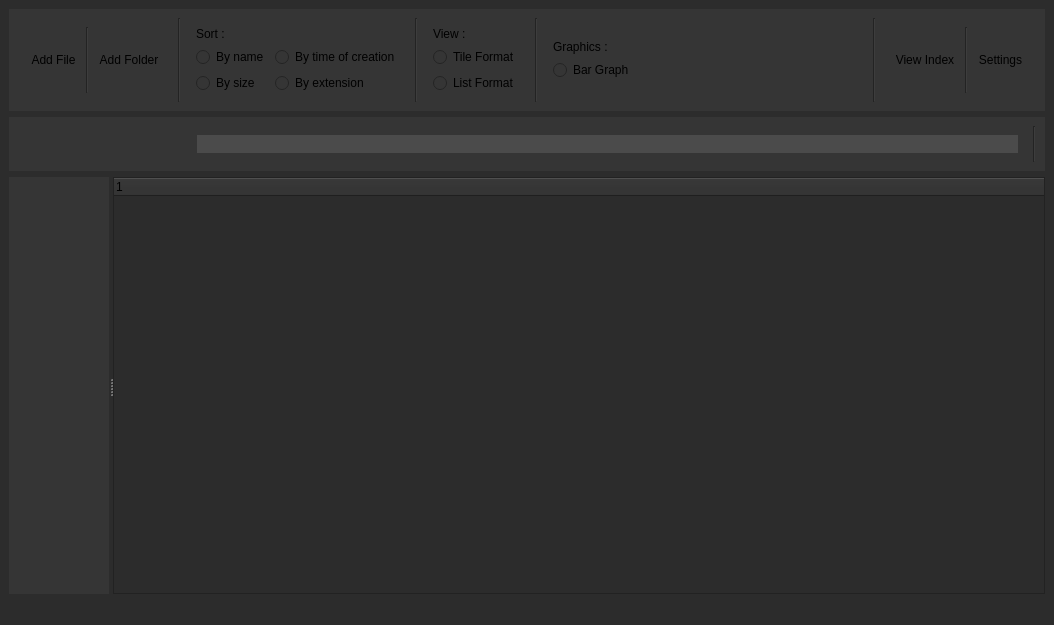
<?xml version="1.0" encoding="UTF-8"?>
<ui version="4.0">
 <class>TrueExplorer</class>
 <widget class="QMainWindow" name="TrueExplorer">
  <property name="geometry">
   <rect>
    <x>0</x>
    <y>0</y>
    <width>1054</width>
    <height>625</height>
   </rect>
  </property>
  <property name="sizePolicy">
   <sizepolicy hsizetype="Fixed" vsizetype="Preferred">
    <horstretch>0</horstretch>
    <verstretch>0</verstretch>
   </sizepolicy>
  </property>
  <property name="contextMenuPolicy">
   <enum>Qt::ContextMenuPolicy::CustomContextMenu</enum>
  </property>
  <property name="windowTitle">
   <string>TrueExplorer</string>
  </property>
  <property name="styleSheet">
   <string notr="true">background-color:#2C2C2C
</string>
  </property>
  <widget class="QWidget" name="centralwidget">
   <layout class="QGridLayout" name="gridLayout">
    <item row="0" column="0">
     <widget class="QWidget" name="optionsBar" native="true">
      <property name="sizePolicy">
       <sizepolicy hsizetype="Minimum" vsizetype="Fixed">
        <horstretch>0</horstretch>
        <verstretch>8</verstretch>
       </sizepolicy>
      </property>
      <property name="styleSheet">
       <string notr="true">background-color: rgb(53, 53, 53);</string>
      </property>
      <layout class="QHBoxLayout" name="horizontalLayout">
       <item>
        <widget class="QWidget" name="addItemLayout" native="true">
         <property name="sizePolicy">
          <sizepolicy hsizetype="Fixed" vsizetype="Preferred">
           <horstretch>0</horstretch>
           <verstretch>0</verstretch>
          </sizepolicy>
         </property>
         <property name="styleSheet">
          <string notr="true">QToolButton{
	border: 0px 1px 0px 0px;
}</string>
         </property>
         <layout class="QHBoxLayout" name="horizontalLayout_2">
          <item>
           <widget class="QToolButton" name="newFileButton">
            <property name="sizePolicy">
             <sizepolicy hsizetype="Fixed" vsizetype="Fixed">
              <horstretch>0</horstretch>
              <verstretch>0</verstretch>
             </sizepolicy>
            </property>
            <property name="text">
             <string>Add File</string>
            </property>
           </widget>
          </item>
          <item>
           <widget class="Line" name="line">
            <property name="orientation">
             <enum>Qt::Orientation::Vertical</enum>
            </property>
           </widget>
          </item>
          <item>
           <widget class="QToolButton" name="newFolderButton">
            <property name="focusPolicy">
             <enum>Qt::FocusPolicy::StrongFocus</enum>
            </property>
            <property name="contextMenuPolicy">
             <enum>Qt::ContextMenuPolicy::CustomContextMenu</enum>
            </property>
            <property name="text">
             <string>Add Folder</string>
            </property>
           </widget>
          </item>
         </layout>
        </widget>
       </item>
       <item>
        <widget class="Line" name="line_3">
         <property name="orientation">
          <enum>Qt::Orientation::Vertical</enum>
         </property>
        </widget>
       </item>
       <item>
        <widget class="QWidget" name="sortLayout" native="true">
         <property name="sizePolicy">
          <sizepolicy hsizetype="Preferred" vsizetype="Fixed">
           <horstretch>0</horstretch>
           <verstretch>0</verstretch>
          </sizepolicy>
         </property>
         <layout class="QVBoxLayout" name="verticalLayout">
          <item>
           <layout class="QGridLayout" name="gridLayout_2">
            <item row="1" column="0">
             <widget class="QRadioButton" name="nameSortRadioButton">
              <property name="text">
               <string>By name</string>
              </property>
             </widget>
            </item>
            <item row="2" column="1">
             <widget class="QRadioButton" name="extensionSortRadioButton">
              <property name="text">
               <string>By extension</string>
              </property>
             </widget>
            </item>
            <item row="2" column="0">
             <widget class="QRadioButton" name="sizeSortRadioButton">
              <property name="text">
               <string>By size</string>
              </property>
             </widget>
            </item>
            <item row="1" column="1">
             <widget class="QRadioButton" name="timeSortRadioButton">
              <property name="enabled">
               <bool>true</bool>
              </property>
              <property name="text">
               <string>By time of creation</string>
              </property>
             </widget>
            </item>
            <item row="0" column="0">
             <widget class="QLabel" name="label">
              <property name="text">
               <string>Sort : </string>
              </property>
             </widget>
            </item>
           </layout>
          </item>
         </layout>
        </widget>
       </item>
       <item>
        <widget class="Line" name="line_2">
         <property name="orientation">
          <enum>Qt::Orientation::Vertical</enum>
         </property>
        </widget>
       </item>
       <item>
        <widget class="QWidget" name="viewLayout_2" native="true">
         <property name="sizePolicy">
          <sizepolicy hsizetype="Preferred" vsizetype="Fixed">
           <horstretch>0</horstretch>
           <verstretch>0</verstretch>
          </sizepolicy>
         </property>
         <layout class="QVBoxLayout" name="viewLayout">
          <item>
           <layout class="QGridLayout" name="gridLayout_3">
            <item row="3" column="0">
             <widget class="QRadioButton" name="listViewRadioButton">
              <property name="text">
               <string>List Format</string>
              </property>
             </widget>
            </item>
            <item row="1" column="0">
             <widget class="QRadioButton" name="tileViewRadioButton">
              <property name="text">
               <string>Tile Format</string>
              </property>
             </widget>
            </item>
            <item row="0" column="0">
             <widget class="QLabel" name="label_2">
              <property name="text">
               <string>View :</string>
              </property>
             </widget>
            </item>
           </layout>
          </item>
         </layout>
        </widget>
       </item>
       <item>
        <widget class="Line" name="line_4">
         <property name="orientation">
          <enum>Qt::Orientation::Vertical</enum>
         </property>
        </widget>
       </item>
       <item>
        <widget class="QWidget" name="graphicsLayout" native="true">
         <property name="sizePolicy">
          <sizepolicy hsizetype="Preferred" vsizetype="Fixed">
           <horstretch>0</horstretch>
           <verstretch>0</verstretch>
          </sizepolicy>
         </property>
         <layout class="QVBoxLayout" name="verticalLayout_4">
          <item>
           <widget class="QLabel" name="label_3">
            <property name="text">
             <string>Graphics :</string>
            </property>
           </widget>
          </item>
          <item>
           <layout class="QVBoxLayout" name="verticalLayout_6">
            <item>
             <widget class="QRadioButton" name="barGraphRadioButton">
              <property name="text">
               <string>Bar Graph</string>
              </property>
             </widget>
            </item>
           </layout>
          </item>
         </layout>
        </widget>
       </item>
       <item>
        <spacer name="horizontalSpacer">
         <property name="orientation">
          <enum>Qt::Orientation::Horizontal</enum>
         </property>
         <property name="sizeHint" stdset="0">
          <size>
           <width>40</width>
           <height>20</height>
          </size>
         </property>
        </spacer>
       </item>
       <item>
        <widget class="Line" name="line_5">
         <property name="orientation">
          <enum>Qt::Orientation::Vertical</enum>
         </property>
        </widget>
       </item>
       <item>
        <widget class="QWidget" name="optionsLayout" native="true">
         <property name="styleSheet">
          <string notr="true">QToolButton{
	border:0px;
}</string>
         </property>
         <layout class="QHBoxLayout" name="horizontalLayout_5">
          <item>
           <widget class="QToolButton" name="viewIndexToolButton">
            <property name="text">
             <string>View Index</string>
            </property>
           </widget>
          </item>
          <item>
           <widget class="Line" name="line_6">
            <property name="orientation">
             <enum>Qt::Orientation::Vertical</enum>
            </property>
           </widget>
          </item>
          <item>
           <widget class="QToolButton" name="settingsToolButton">
            <property name="text">
             <string>Settings</string>
            </property>
           </widget>
          </item>
         </layout>
        </widget>
       </item>
      </layout>
     </widget>
    </item>
    <item row="1" column="0">
     <widget class="QWidget" name="navbar" native="true">
      <property name="sizePolicy">
       <sizepolicy hsizetype="Preferred" vsizetype="Fixed">
        <horstretch>0</horstretch>
        <verstretch>0</verstretch>
       </sizepolicy>
      </property>
      <property name="styleSheet">
       <string notr="true">background-color: rgb(53, 53, 53);</string>
      </property>
      <layout class="QHBoxLayout" name="horizontalLayout_6">
       <item>
        <widget class="QWidget" name="horizontalWidget" native="true">
         <property name="sizePolicy">
          <sizepolicy hsizetype="Maximum" vsizetype="Preferred">
           <horstretch>0</horstretch>
           <verstretch>0</verstretch>
          </sizepolicy>
         </property>
         <property name="styleSheet">
          <string notr="true">QPushButton{
	border:0px;
}</string>
         </property>
         <layout class="QHBoxLayout" name="horizontalLayout_7">
          <item>
           <widget class="QPushButton" name="prevFolderButton">
            <property name="text">
             <string/>
            </property>
           </widget>
          </item>
          <item>
           <widget class="QPushButton" name="nextFolderButton">
            <property name="sizePolicy">
             <sizepolicy hsizetype="Minimum" vsizetype="Minimum">
              <horstretch>0</horstretch>
              <verstretch>0</verstretch>
             </sizepolicy>
            </property>
            <property name="text">
             <string/>
            </property>
           </widget>
          </item>
          <item>
           <widget class="QPushButton" name="prevDirectoryButton">
            <property name="text">
             <string/>
            </property>
           </widget>
          </item>
         </layout>
        </widget>
       </item>
       <item>
        <widget class="QWidget" name="breadcrumbsLayout_2" native="true">
         <property name="styleSheet">
          <string notr="true">QPushButton{
	border:0;
}</string>
         </property>
         <layout class="QHBoxLayout" name="breadcrumbsLayout">
          <item>
           <widget class="QPushButton" name="reloadButton">
            <property name="sizePolicy">
             <sizepolicy hsizetype="Fixed" vsizetype="Fixed">
              <horstretch>0</horstretch>
              <verstretch>0</verstretch>
             </sizepolicy>
            </property>
            <property name="text">
             <string/>
            </property>
           </widget>
          </item>
          <item>
           <widget class="QWidget" name="breadcrumbWidget" native="true">
            <property name="styleSheet">
             <string notr="true">background-color: rgb(75, 75, 75);
border-radius:10px</string>
            </property>
            <layout class="QHBoxLayout" name="horizontalLayout_9"/>
           </widget>
          </item>
         </layout>
        </widget>
       </item>
       <item>
        <widget class="Line" name="line_7">
         <property name="orientation">
          <enum>Qt::Orientation::Vertical</enum>
         </property>
        </widget>
       </item>
      </layout>
     </widget>
    </item>
    <item row="2" column="0">
     <widget class="QSplitter" name="splitter">
      <property name="orientation">
       <enum>Qt::Orientation::Horizontal</enum>
      </property>
      <property name="childrenCollapsible">
       <bool>false</bool>
      </property>
      <widget class="QWidget" name="verticalWidget" native="true">
       <property name="sizePolicy">
        <sizepolicy hsizetype="Preferred" vsizetype="Preferred">
         <horstretch>0</horstretch>
         <verstretch>0</verstretch>
        </sizepolicy>
       </property>
       <property name="minimumSize">
        <size>
         <width>100</width>
         <height>0</height>
        </size>
       </property>
       <property name="maximumSize">
        <size>
         <width>400</width>
         <height>16777215</height>
        </size>
       </property>
       <property name="baseSize">
        <size>
         <width>300</width>
         <height>0</height>
        </size>
       </property>
       <property name="styleSheet">
        <string notr="true">background-color: rgb(53, 53, 53);</string>
       </property>
       <layout class="QVBoxLayout" name="verticalLayout_2"/>
      </widget>
      <widget class="QWidget" name="verticalWidget" native="true">
       <property name="sizePolicy">
        <sizepolicy hsizetype="Preferred" vsizetype="Preferred">
         <horstretch>0</horstretch>
         <verstretch>0</verstretch>
        </sizepolicy>
       </property>
       <layout class="QVBoxLayout" name="verticalLayout_3">
        <item>
         <widget class="QTreeWidget" name="treeWidget">
          <property name="contextMenuPolicy">
           <enum>Qt::ContextMenuPolicy::CustomContextMenu</enum>
          </property>
          <property name="selectionMode">
           <enum>QAbstractItemView::SelectionMode::ExtendedSelection</enum>
          </property>
          <column>
           <property name="text">
            <string notr="true">1</string>
           </property>
          </column>
         </widget>
        </item>
       </layout>
      </widget>
     </widget>
    </item>
   </layout>
  </widget>
  <widget class="QMenuBar" name="menubar">
   <property name="geometry">
    <rect>
     <x>0</x>
     <y>0</y>
     <width>1054</width>
     <height>25</height>
    </rect>
   </property>
  </widget>
  <widget class="QStatusBar" name="statusbar"/>
 </widget>
 <resources/>
 <connections/>
 <slots>
  <slot>loadDirectory(QString)</slot>
 </slots>
</ui>
